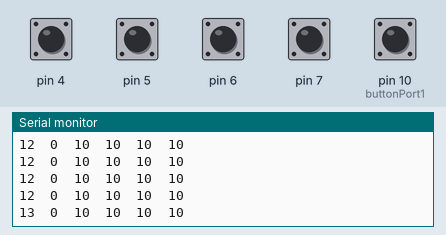
This sketch was run on a simulated Arduino Uno, built with avr-gcc and run on an emulated ATmega328P. Shown: the last lines printed to the serial monitor. The inputs (shaded band) are chosen by the test bench; at power-on: pin 4–7 HIGH, pin 10 (buttonPort1) LOW.

Above: at 1.2 s.
1.3 s: pin 4 pulled LOW for 0.15 s
4.4 s: pin 5 pulled LOW for 1 s
At 5.1 s:
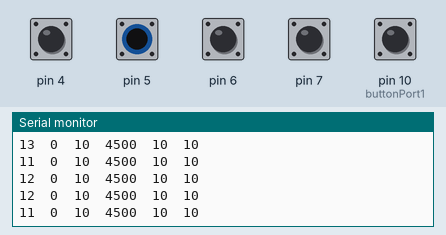
8.4 s: pin 6 pulled LOW for 1 s
At 9.4 s:
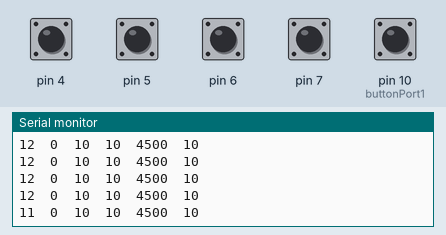
12.4 s: pin 7 pulled LOW for 0.15 s
15.5 s: pin 4 pulled LOW for 1 s
At 16.2 s:
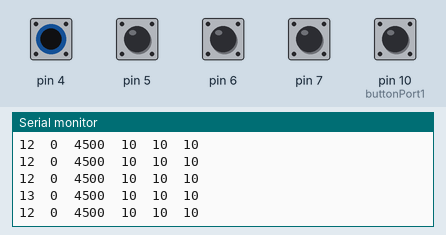
19.5 s: pin 10 (buttonPort1) pulled HIGH for 0.15 s
Timing chart, 0 to 22.1 s (numbered marks = the images above; inputs shaded):
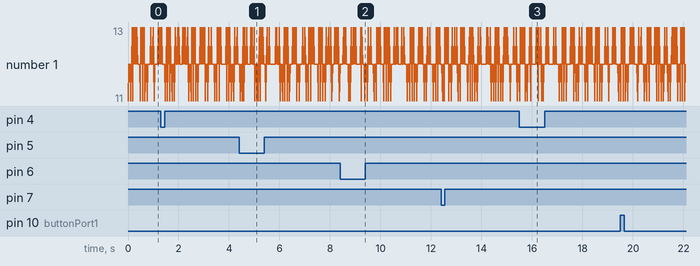

The sketch:

LabyrinthArduinoSide.ino
```cpp
#include <CapacitiveSensor.h>

int emit_port = 2;
CapacitiveSensor   cs_4 = CapacitiveSensor(emit_port,4);        // 10M resistor between pins 4 & 2, pin 2 is sensor pin, add a wire and or foil if desired
CapacitiveSensor   cs_5 = CapacitiveSensor(emit_port,5);        // 10M resistor between pins 4 & 6, pin 6 is sensor pin, add a wire and or foil
CapacitiveSensor   cs_6 = CapacitiveSensor(emit_port,6);        // 10M resistor between pins 4 & 8, pin 8 is sensor pin, add a wire and or foil
CapacitiveSensor   cs_7 = CapacitiveSensor(emit_port,7);        // 10M resistor between pins 4 & 8, pin 8 is sensor pin, add a wire and or foil
//CapacitiveSensor   cs_8 = CapacitiveSensor(emit_port,8);        // 10M resistor between pins 4 & 8, pin 8 is sensor pin, add a wire and or foil

int buttonPort1 =  10;

void setup()
{
//   cs .                                _4.set_CS_AutocaL_Millis(0xFFFFFFFF);     // turn off autocalibrate on channel 1 - just as an example
   Serial.begin(9600);
   pinMode(buttonPort1, INPUT);
}

void loop()
{
    long start = millis();
    long total1 =  cs_4.capacitiveSensor(30);
    long total2 =  cs_5.capacitiveSensor(30);
    long total3 =  cs_6.capacitiveSensor(30);
    long total4 =  cs_7.capacitiveSensor(30);
//    long total5 =  cs_8.capacitiveSensor(30);

    Serial.print(millis() - start);        // check on performance in milliseconds
    Serial.print("\t");                    // tab character for debug windown spacing

    Serial.print(digitalRead(buttonPort1));
    Serial.print("\t");
    Serial.print(total1);
    Serial.print("\t");
    Serial.print(total2);
    Serial.print("\t");
    Serial.print(total3);
    Serial.print("\t");
    Serial.print(total4);
//    Serial.print("\t");
//    Serial.print(total5);
    Serial.print("\n");

    delay(10);                             // arbitrary delay to limit data to serial port
}
```

Measured:
- after the input at 4.4 s, the serial monitor: prints a new line at once (image 1)
- after the input at 8.4 s, the serial monitor: prints a new line at once (image 2)
- after the input at 15.5 s, the serial monitor: prints a new line at once (image 3)
